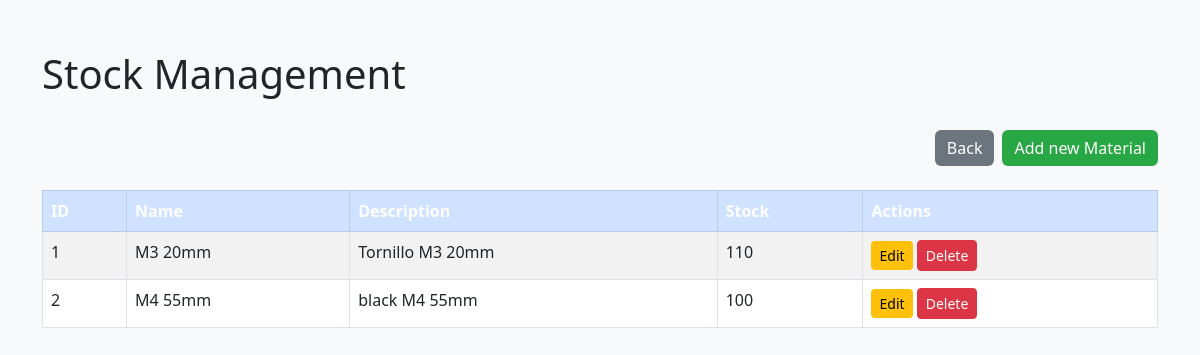
Page /materials on the earlier database version.
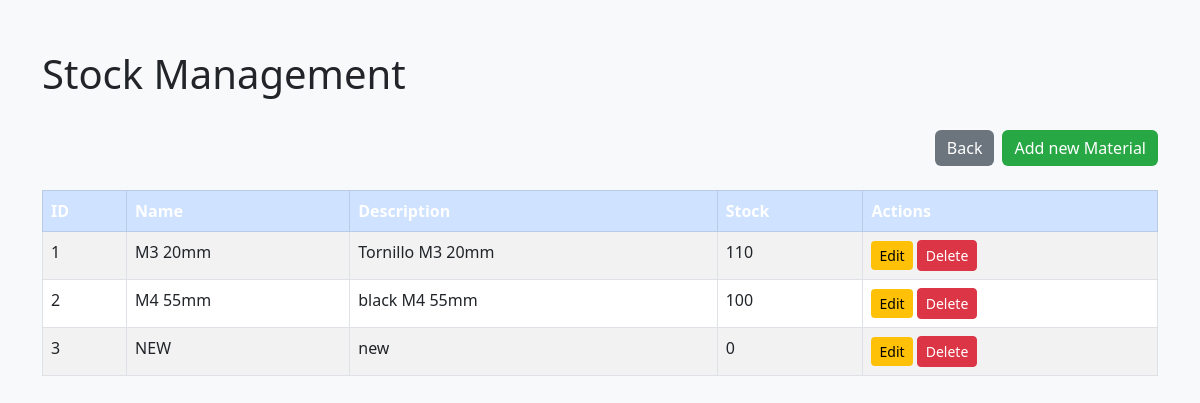
Same page on the later database version.
### model/model.py (models this page shows, shortened)
class Material(Base):
    __tablename__ = 'materials'
    material_id = Column(Integer, primary_key=True)
    name = Column(String)
    description = Column(String)
    stock = Column(Integer)
    purchases = relationship("MaterialPurchase", back_populates="material", cascade="all, delete-orphan")
    products = relationship("ProductMaterial", back_populates="material", cascade="all, delete-orphan")

### app.py (the view)
@app.route('/materials')
def materials():
    material_controller = MaterialController(session)
    materials = material_controller.get_all_materials()
    return render_template('stock.html', materials=materials)

### controller/controller.py (called while the page is built)
    def get_all_materials(self):
        return self.session.query(Material).all()

### templates/stock.html (shortened to what this page needs)
<!DOCTYPE html>
<html lang="en">
<head>
    <link href="https://cdn.jsdelivr.net/npm/bootstrap@5.3.0/dist/css/bootstrap.min.css" rel="stylesheet">
</head>
<body>
    <div class="container">
        <div class="d-flex justify-content-between align-items-center mb-4">
            <h1 class="display-6">Stock Management</h1>
        </div>
        <div class="d-flex justify-content-end mb-4">
            <a href="/" class="btn btn-secondary">Back</a>
            <a href="/material/add" class="btn btn-success ms-2">Add new Material</a>
        </div>
        <div class="table-responsive">
            <table class="table table-striped table-bordered">
                <thead class="table-primary">
                    <tr>
                        <th>ID</th>
                        <th>Name</th>
                        <th>Description</th>
                        <th>Stock</th>
                        <th>Actions</th>
                    </tr>
                </thead>
                <tbody>
                    {% for material in materials %}
                    <tr>
                        <td>{{ material.material_id }}</td>
                        <td>{{ material.name }}</td>
                        <td>{{ material.description }}</td>
                        <td>{{ material.stock }}</td>
                        <td>
                            <a href="/material/{{ material.material_id }}/edit" class="btn btn-warning btn-sm">Edit</a>
                            <a href="/material/{{ material.material_id }}/delete" class="btn btn-danger btn-sm">Delete</a>
                        </td>
                    </tr>
                    {% endfor %}
                </tbody>
            </table>
        </div>
    </div>
</body>
</html>

Differences in the rows shown:
added Material: material_id "3", name "NEW", description "new", stock "0"
